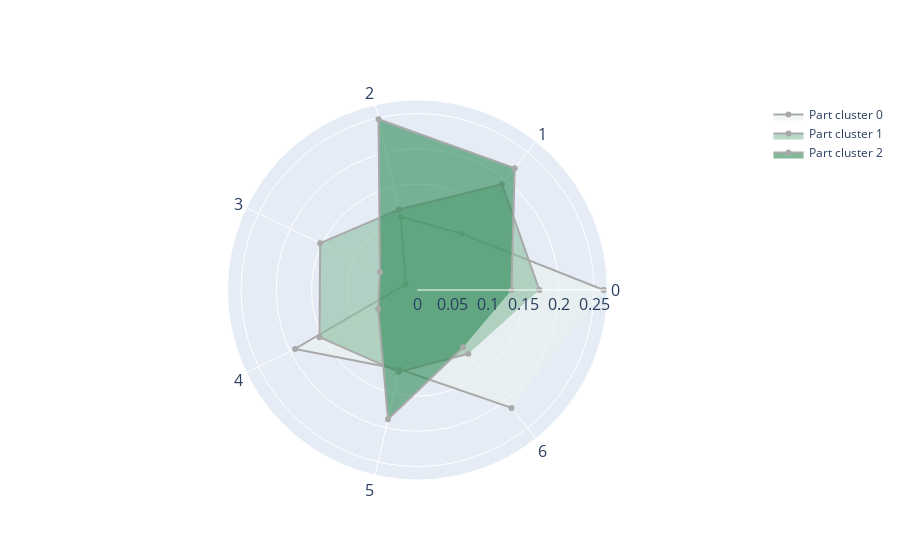

The notebook cell this image was saved under:
### Code cell
# Choose a Seaborn palette and convert it to HEX format
palette = sns.light_palette("seagreen", 3, as_cmap=False)
colors = [f'rgba({int(r*255)},{int(g*255)},{int(b*255)},.6)' for r, g, b in palette]  # Adjust transparency if needed

# Create the figure
fig = go.Figure()

# Add traces with custom colors and dark grey contours
for i in range(3):  # Assuming 3 clusters
    fig.add_trace(go.Scatterpolar(
        r=pd.Series(mean_cluster_parts.sort_values(by='new_clusters')
                    .loc[mean_cluster_parts['part_cluster'] == i, 'relative_frequency'].values),
        theta=plt_vars,
        fill='toself',
        name=f'Part cluster {i}',
        line=dict(color='darkgrey', width=2),  # Dark grey contour
        fillcolor=colors[i]  # Assign Seaborn fill colors
    ))

# Update layout
fig.update_layout(
    polar=dict(
        angularaxis=dict(tickfont=dict(size=16)),  # Set font size for theta labels
        radialaxis=dict(visible=True, tickfont=dict(size=16))
    ),
    showlegend=True
)

fig.show()

### Figure 1 — Plotly figure (JSON) as saved in the notebook; plotly's stock layout.template omitted (floating-point values rounded to 4 significant figures)
{"data": [{"fill": "toself", "fillcolor": "rgba(234,242,237,.6)", "line": {"color": "darkgrey", "width": 2}, "name": "Part cluster 0", "r": [0.2638, 0.1018, 0.1064, 0.01856, 0.1925, 0.1151, 0.2136], "theta": ["0", "1", "2", "3", "4", "5", "6"], "type": "scatterpolar"}, {"fill": "toself", "fillcolor": "rgba(140,190,161,.6)", "line": {"color": "darkgrey", "width": 2}, "name": "Part cluster 1", "r": [0.1726, 0.1917, 0.1171, 0.153, 0.154, 0.1192, 0.1154], "theta": ["0", "1", "2", "3", "4", "5", "6"], "type": "scatterpolar"}, {"fill": "toself", "fillcolor": "rgba(46,139,87,.6)", "line": {"color": "darkgrey", "width": 2}, "name": "Part cluster 2", "r": [0.1331, 0.2207, 0.2482, 0.05901, 0.06194, 0.1877, 0.1038], "theta": ["0", "1", "2", "3", "4", "5", "6"], "type": "scatterpolar"}], "layout": {"polar": {"angularaxis": {"tickfont": {"size": 16}}, "radialaxis": {"tickfont": {"size": 16}, "visible": true}}, "showlegend": true}}
